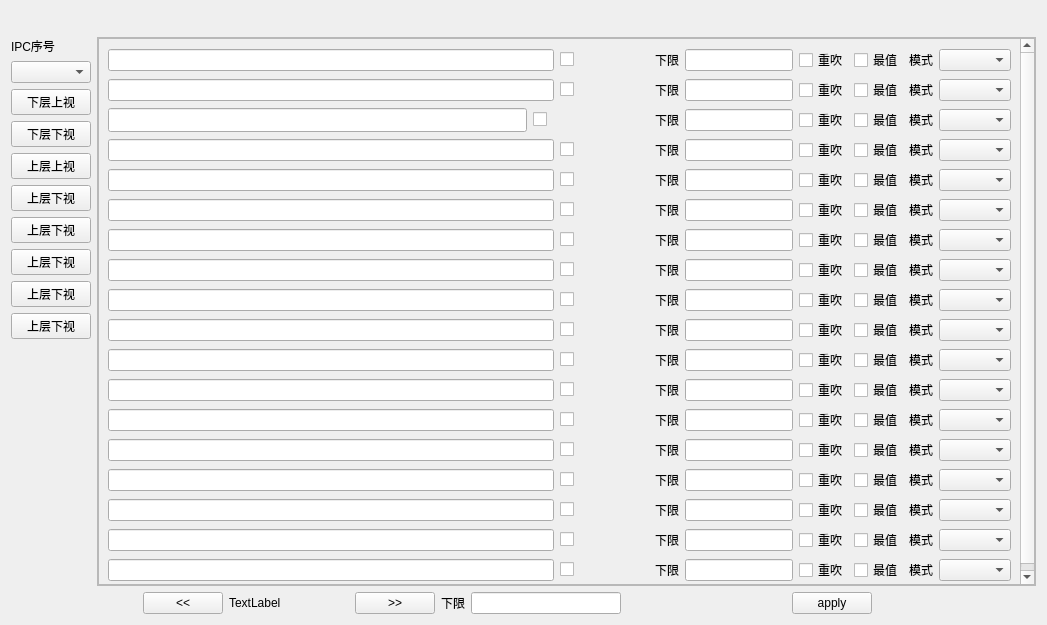
<?xml version="1.0" encoding="UTF-8"?>
<ui version="4.0">
 <class>ipcclassadvparams</class>
 <widget class="QWidget" name="ipcclassadvparams">
  <property name="geometry">
   <rect>
    <x>0</x>
    <y>0</y>
    <width>1047</width>
    <height>625</height>
   </rect>
  </property>
  <property name="windowTitle">
   <string>Form</string>
  </property>
  <layout class="QGridLayout" name="gridLayout_3">
   <item row="0" column="1">
    <layout class="QHBoxLayout" name="horizontalLayout_9">
     <item>
      <spacer name="horizontalSpacer">
       <property name="orientation">
        <enum>Qt::Horizontal</enum>
       </property>
       <property name="sizeHint" stdset="0">
        <size>
         <width>40</width>
         <height>20</height>
        </size>
       </property>
      </spacer>
     </item>
     <item>
      <widget class="UiGroupWidget" name="groupWidget" native="true">
       <property name="maximumSize">
        <size>
         <width>16777215</width>
         <height>100</height>
        </size>
       </property>
      </widget>
     </item>
     <item>
      <spacer name="horizontalSpacer_2">
       <property name="orientation">
        <enum>Qt::Horizontal</enum>
       </property>
       <property name="sizeHint" stdset="0">
        <size>
         <width>40</width>
         <height>20</height>
        </size>
       </property>
      </spacer>
     </item>
    </layout>
   </item>
   <item row="1" column="0" rowspan="2">
    <layout class="QVBoxLayout" name="verticalLayout">
     <item>
      <widget class="QLabel" name="labelIpcNum">
       <property name="text">
        <string>IPC序号</string>
       </property>
      </widget>
     </item>
     <item>
      <widget class="QComboBox" name="comboBoxIpcSelect"/>
     </item>
     <item>
      <widget class="QPushButton" name="pushButton">
       <property name="text">
        <string>下层上视</string>
       </property>
      </widget>
     </item>
     <item>
      <widget class="QPushButton" name="pushButton_1">
       <property name="text">
        <string>下层下视</string>
       </property>
      </widget>
     </item>
     <item>
      <widget class="QPushButton" name="pushButton_2">
       <property name="text">
        <string>上层上视</string>
       </property>
      </widget>
     </item>
     <item>
      <widget class="QPushButton" name="pushButton_3">
       <property name="text">
        <string>上层下视</string>
       </property>
      </widget>
     </item>
     <item>
      <widget class="QPushButton" name="pushButton_4">
       <property name="text">
        <string>上层下视</string>
       </property>
      </widget>
     </item>
     <item>
      <widget class="QPushButton" name="pushButton_5">
       <property name="text">
        <string>上层下视</string>
       </property>
      </widget>
     </item>
     <item>
      <widget class="QPushButton" name="pushButton_6">
       <property name="text">
        <string>上层下视</string>
       </property>
      </widget>
     </item>
     <item>
      <widget class="QPushButton" name="pushButton_7">
       <property name="text">
        <string>上层下视</string>
       </property>
      </widget>
     </item>
     <item>
      <spacer name="verticalSpacer">
       <property name="orientation">
        <enum>Qt::Vertical</enum>
       </property>
       <property name="sizeHint" stdset="0">
        <size>
         <width>20</width>
         <height>40</height>
        </size>
       </property>
      </spacer>
     </item>
    </layout>
   </item>
   <item row="1" column="1">
    <widget class="QFrame" name="frame">
     <property name="frameShape">
      <enum>QFrame::StyledPanel</enum>
     </property>
     <property name="frameShadow">
      <enum>QFrame::Raised</enum>
     </property>
     <layout class="QGridLayout" name="gridLayout">
      <property name="leftMargin">
       <number>0</number>
      </property>
      <property name="topMargin">
       <number>0</number>
      </property>
      <property name="rightMargin">
       <number>0</number>
      </property>
      <property name="bottomMargin">
       <number>0</number>
      </property>
      <property name="verticalSpacing">
       <number>0</number>
      </property>
      <item row="1" column="0">
       <widget class="QScrollArea" name="scrollArea">
        <property name="widgetResizable">
         <bool>true</bool>
        </property>
        <widget class="QWidget" name="scrollAreaWidgetContents">
         <property name="geometry">
          <rect>
           <x>0</x>
           <y>0</y>
           <width>898</width>
           <height>557</height>
          </rect>
         </property>
         <layout class="QGridLayout" name="gridLayout_2">
          <item row="0" column="0">
           <layout class="QVBoxLayout" name="verticalLayout_2">
            <item>
             <layout class="QHBoxLayout" name="horizontalLayout_3" stretch="5,1,0,0,0,0,0,0">
              <item>
               <widget class="myLineEdit" name="class1NameEdit"/>
              </item>
              <item>
               <widget class="QCheckBox" name="checkBox">
                <property name="text">
                 <string/>
                </property>
               </widget>
              </item>
              <item>
               <widget class="QLabel" name="labelBox1">
                <property name="text">
                 <string>下限</string>
                </property>
               </widget>
              </item>
              <item>
               <widget class="myLineEdit" name="lineEditBox1">
                <property name="maximumSize">
                 <size>
                  <width>200</width>
                  <height>16777215</height>
                 </size>
                </property>
               </widget>
              </item>
              <item>
               <widget class="QCheckBox" name="tickModeCheckBox1">
                <property name="text">
                 <string>重吹</string>
                </property>
               </widget>
              </item>
              <item>
               <widget class="QCheckBox" name="fixedModecheckBox1">
                <property name="text">
                 <string>最值</string>
                </property>
               </widget>
              </item>
              <item>
               <widget class="QLabel" name="label">
                <property name="text">
                 <string>模式</string>
                </property>
               </widget>
              </item>
              <item>
               <widget class="QComboBox" name="comboBox"/>
              </item>
             </layout>
            </item>
            <item>
             <layout class="QHBoxLayout" name="horizontalLayout_4" stretch="5,1,0,0,0,0,0,0">
              <item>
               <widget class="myLineEdit" name="class2NameEdit"/>
              </item>
              <item>
               <widget class="QCheckBox" name="checkBox_2">
                <property name="text">
                 <string/>
                </property>
               </widget>
              </item>
              <item>
               <widget class="QLabel" name="labelBox2">
                <property name="text">
                 <string>下限</string>
                </property>
               </widget>
              </item>
              <item>
               <widget class="myLineEdit" name="lineEditBox2">
                <property name="maximumSize">
                 <size>
                  <width>200</width>
                  <height>16777215</height>
                 </size>
                </property>
               </widget>
              </item>
              <item>
               <widget class="QCheckBox" name="tickModeCheckBox2">
                <property name="text">
                 <string>重吹</string>
                </property>
               </widget>
              </item>
              <item>
               <widget class="QCheckBox" name="fixedModecheckBox2">
                <property name="text">
                 <string>最值</string>
                </property>
               </widget>
              </item>
              <item>
               <widget class="QLabel" name="label_2">
                <property name="text">
                 <string>模式</string>
                </property>
               </widget>
              </item>
              <item>
               <widget class="QComboBox" name="comboBox_2"/>
              </item>
             </layout>
            </item>
            <item>
             <layout class="QHBoxLayout" name="horizontalLayout_5" stretch="5,1,0,0,0,0,0,0">
              <item>
               <widget class="myLineEdit" name="class3NameEdit">
                <property name="enabled">
                 <bool>true</bool>
                </property>
                <property name="maximumSize">
                 <size>
                  <width>419</width>
                  <height>25</height>
                 </size>
                </property>
               </widget>
              </item>
              <item>
               <widget class="QCheckBox" name="checkBox_3">
                <property name="text">
                 <string/>
                </property>
               </widget>
              </item>
              <item>
               <widget class="QLabel" name="labelBox3">
                <property name="text">
                 <string>下限</string>
                </property>
               </widget>
              </item>
              <item>
               <widget class="myLineEdit" name="lineEditBox3">
                <property name="maximumSize">
                 <size>
                  <width>200</width>
                  <height>16777215</height>
                 </size>
                </property>
               </widget>
              </item>
              <item>
               <widget class="QCheckBox" name="tickModeCheckBox3">
                <property name="text">
                 <string>重吹</string>
                </property>
               </widget>
              </item>
              <item>
               <widget class="QCheckBox" name="fixedModecheckBox3">
                <property name="text">
                 <string>最值</string>
                </property>
               </widget>
              </item>
              <item>
               <widget class="QLabel" name="label_3">
                <property name="text">
                 <string>模式</string>
                </property>
               </widget>
              </item>
              <item>
               <widget class="QComboBox" name="comboBox_3"/>
              </item>
             </layout>
            </item>
            <item>
             <layout class="QHBoxLayout" name="horizontalLayout_6" stretch="5,1,0,0,0,0,0,0">
              <item>
               <widget class="myLineEdit" name="class4NameEdit"/>
              </item>
              <item>
               <widget class="QCheckBox" name="checkBox_4">
                <property name="text">
                 <string/>
                </property>
               </widget>
              </item>
              <item>
               <widget class="QLabel" name="labelBox4">
                <property name="text">
                 <string>下限</string>
                </property>
               </widget>
              </item>
              <item>
               <widget class="myLineEdit" name="lineEditBox4">
                <property name="maximumSize">
                 <size>
                  <width>200</width>
                  <height>16777215</height>
                 </size>
                </property>
               </widget>
              </item>
              <item>
               <widget class="QCheckBox" name="tickModeCheckBox4">
                <property name="text">
                 <string>重吹</string>
                </property>
               </widget>
              </item>
              <item>
               <widget class="QCheckBox" name="fixedModecheckBox4">
                <property name="text">
                 <string>最值</string>
                </property>
               </widget>
              </item>
              <item>
               <widget class="QLabel" name="label_4">
                <property name="text">
                 <string>模式</string>
                </property>
               </widget>
              </item>
              <item>
               <widget class="QComboBox" name="comboBox_4"/>
              </item>
             </layout>
            </item>
            <item>
             <layout class="QHBoxLayout" name="horizontalLayout_7" stretch="5,1,0,0,0,0,0,0">
              <item>
               <widget class="myLineEdit" name="class5NameEdit"/>
              </item>
              <item>
               <widget class="QCheckBox" name="checkBox_5">
                <property name="text">
                 <string/>
                </property>
               </widget>
              </item>
              <item>
               <widget class="QLabel" name="labelBox5">
                <property name="text">
                 <string>下限</string>
                </property>
               </widget>
              </item>
              <item>
               <widget class="myLineEdit" name="lineEditBox5">
                <property name="maximumSize">
                 <size>
                  <width>200</width>
                  <height>16777215</height>
                 </size>
                </property>
               </widget>
              </item>
              <item>
               <widget class="QCheckBox" name="tickModeCheckBox5">
                <property name="text">
                 <string>重吹</string>
                </property>
               </widget>
              </item>
              <item>
               <widget class="QCheckBox" name="fixedModecheckBox5">
                <property name="text">
                 <string>最值</string>
                </property>
               </widget>
              </item>
              <item>
               <widget class="QLabel" name="label_5">
                <property name="text">
                 <string>模式</string>
                </property>
               </widget>
              </item>
              <item>
               <widget class="QComboBox" name="comboBox_5"/>
              </item>
             </layout>
            </item>
            <item>
             <layout class="QHBoxLayout" name="horizontalLayout_8" stretch="5,1,0,0,0,0,0,0">
              <item>
               <widget class="myLineEdit" name="class6NameEdit"/>
              </item>
              <item>
               <widget class="QCheckBox" name="checkBox_6">
                <property name="text">
                 <string/>
                </property>
               </widget>
              </item>
              <item>
               <widget class="QLabel" name="labelBox6">
                <property name="text">
                 <string>下限</string>
                </property>
               </widget>
              </item>
              <item>
               <widget class="myLineEdit" name="lineEditBox6">
                <property name="maximumSize">
                 <size>
                  <width>200</width>
                  <height>16777215</height>
                 </size>
                </property>
               </widget>
              </item>
              <item>
               <widget class="QCheckBox" name="tickModeCheckBox6">
                <property name="text">
                 <string>重吹</string>
                </property>
               </widget>
              </item>
              <item>
               <widget class="QCheckBox" name="fixedModecheckBox6">
                <property name="text">
                 <string>最值</string>
                </property>
               </widget>
              </item>
              <item>
               <widget class="QLabel" name="label_6">
                <property name="text">
                 <string>模式</string>
                </property>
               </widget>
              </item>
              <item>
               <widget class="QComboBox" name="comboBox_6"/>
              </item>
             </layout>
            </item>
            <item>
             <layout class="QHBoxLayout" name="horizontalLayout_10" stretch="5,1,0,0,0,0,0,0">
              <item>
               <widget class="myLineEdit" name="class6NameEdit_2"/>
              </item>
              <item>
               <widget class="QCheckBox" name="checkBox_7">
                <property name="text">
                 <string/>
                </property>
               </widget>
              </item>
              <item>
               <widget class="QLabel" name="labelBox6_2">
                <property name="text">
                 <string>下限</string>
                </property>
               </widget>
              </item>
              <item>
               <widget class="myLineEdit" name="lineEditBox6_2">
                <property name="maximumSize">
                 <size>
                  <width>200</width>
                  <height>16777215</height>
                 </size>
                </property>
               </widget>
              </item>
              <item>
               <widget class="QCheckBox" name="tickModeCheckBox6_2">
                <property name="text">
                 <string>重吹</string>
                </property>
               </widget>
              </item>
              <item>
               <widget class="QCheckBox" name="fixedModecheckBox6_2">
                <property name="text">
                 <string>最值</string>
                </property>
               </widget>
              </item>
              <item>
               <widget class="QLabel" name="label_7">
                <property name="text">
                 <string>模式</string>
                </property>
               </widget>
              </item>
              <item>
               <widget class="QComboBox" name="comboBox_7"/>
              </item>
             </layout>
            </item>
            <item>
             <layout class="QHBoxLayout" name="horizontalLayout_11" stretch="5,1,0,0,0,0,0,0">
              <item>
               <widget class="myLineEdit" name="class6NameEdit_3"/>
              </item>
              <item>
               <widget class="QCheckBox" name="checkBox_8">
                <property name="text">
                 <string/>
                </property>
               </widget>
              </item>
              <item>
               <widget class="QLabel" name="labelBox6_3">
                <property name="text">
                 <string>下限</string>
                </property>
               </widget>
              </item>
              <item>
               <widget class="myLineEdit" name="lineEditBox6_3">
                <property name="maximumSize">
                 <size>
                  <width>200</width>
                  <height>16777215</height>
                 </size>
                </property>
               </widget>
              </item>
              <item>
               <widget class="QCheckBox" name="tickModeCheckBox6_3">
                <property name="text">
                 <string>重吹</string>
                </property>
               </widget>
              </item>
              <item>
               <widget class="QCheckBox" name="fixedModecheckBox6_3">
                <property name="text">
                 <string>最值</string>
                </property>
               </widget>
              </item>
              <item>
               <widget class="QLabel" name="label_8">
                <property name="text">
                 <string>模式</string>
                </property>
               </widget>
              </item>
              <item>
               <widget class="QComboBox" name="comboBox_8"/>
              </item>
             </layout>
            </item>
            <item>
             <layout class="QHBoxLayout" name="horizontalLayout_12" stretch="5,1,0,0,0,0,0,0">
              <item>
               <widget class="myLineEdit" name="class6NameEdit_4"/>
              </item>
              <item>
               <widget class="QCheckBox" name="checkBox_9">
                <property name="text">
                 <string/>
                </property>
               </widget>
              </item>
              <item>
               <widget class="QLabel" name="labelBox6_4">
                <property name="text">
                 <string>下限</string>
                </property>
               </widget>
              </item>
              <item>
               <widget class="myLineEdit" name="lineEditBox6_4">
                <property name="maximumSize">
                 <size>
                  <width>200</width>
                  <height>16777215</height>
                 </size>
                </property>
               </widget>
              </item>
              <item>
               <widget class="QCheckBox" name="tickModeCheckBox6_4">
                <property name="text">
                 <string>重吹</string>
                </property>
               </widget>
              </item>
              <item>
               <widget class="QCheckBox" name="fixedModecheckBox6_4">
                <property name="text">
                 <string>最值</string>
                </property>
               </widget>
              </item>
              <item>
               <widget class="QLabel" name="label_9">
                <property name="text">
                 <string>模式</string>
                </property>
               </widget>
              </item>
              <item>
               <widget class="QComboBox" name="comboBox_9"/>
              </item>
             </layout>
            </item>
            <item>
             <layout class="QHBoxLayout" name="horizontalLayout_13" stretch="5,1,0,0,0,0,0,0">
              <item>
               <widget class="myLineEdit" name="class6NameEdit_5"/>
              </item>
              <item>
               <widget class="QCheckBox" name="checkBox_10">
                <property name="text">
                 <string/>
                </property>
               </widget>
              </item>
              <item>
               <widget class="QLabel" name="labelBox6_5">
                <property name="text">
                 <string>下限</string>
                </property>
               </widget>
              </item>
              <item>
               <widget class="myLineEdit" name="lineEditBox6_5">
                <property name="maximumSize">
                 <size>
                  <width>200</width>
                  <height>16777215</height>
                 </size>
                </property>
               </widget>
              </item>
              <item>
               <widget class="QCheckBox" name="tickModeCheckBox6_5">
                <property name="text">
                 <string>重吹</string>
                </property>
               </widget>
              </item>
              <item>
               <widget class="QCheckBox" name="fixedModecheckBox6_5">
                <property name="text">
                 <string>最值</string>
                </property>
               </widget>
              </item>
              <item>
               <widget class="QLabel" name="label_10">
                <property name="text">
                 <string>模式</string>
                </property>
               </widget>
              </item>
              <item>
               <widget class="QComboBox" name="comboBox_10"/>
              </item>
             </layout>
            </item>
            <item>
             <layout class="QHBoxLayout" name="horizontalLayout_14" stretch="5,1,0,0,0,0,0,0">
              <item>
               <widget class="myLineEdit" name="class6NameEdit_6"/>
              </item>
              <item>
               <widget class="QCheckBox" name="checkBox_11">
                <property name="text">
                 <string/>
                </property>
               </widget>
              </item>
              <item>
               <widget class="QLabel" name="labelBox6_6">
                <property name="text">
                 <string>下限</string>
                </property>
               </widget>
              </item>
              <item>
               <widget class="myLineEdit" name="lineEditBox6_6">
                <property name="maximumSize">
                 <size>
                  <width>200</width>
                  <height>16777215</height>
                 </size>
                </property>
               </widget>
              </item>
              <item>
               <widget class="QCheckBox" name="tickModeCheckBox6_6">
                <property name="text">
                 <string>重吹</string>
                </property>
               </widget>
              </item>
              <item>
               <widget class="QCheckBox" name="fixedModecheckBox6_6">
                <property name="text">
                 <string>最值</string>
                </property>
               </widget>
              </item>
              <item>
               <widget class="QLabel" name="label_11">
                <property name="text">
                 <string>模式</string>
                </property>
               </widget>
              </item>
              <item>
               <widget class="QComboBox" name="comboBox_11"/>
              </item>
             </layout>
            </item>
            <item>
             <layout class="QHBoxLayout" name="horizontalLayout_15" stretch="5,1,0,0,0,0,0,0">
              <item>
               <widget class="myLineEdit" name="class6NameEdit_7"/>
              </item>
              <item>
               <widget class="QCheckBox" name="checkBox_12">
                <property name="text">
                 <string/>
                </property>
               </widget>
              </item>
              <item>
               <widget class="QLabel" name="labelBox6_7">
                <property name="text">
                 <string>下限</string>
                </property>
               </widget>
              </item>
              <item>
               <widget class="myLineEdit" name="lineEditBox6_7">
                <property name="maximumSize">
                 <size>
                  <width>200</width>
                  <height>16777215</height>
                 </size>
                </property>
               </widget>
              </item>
              <item>
               <widget class="QCheckBox" name="tickModeCheckBox6_7">
                <property name="text">
                 <string>重吹</string>
                </property>
               </widget>
              </item>
              <item>
               <widget class="QCheckBox" name="fixedModecheckBox6_7">
                <property name="text">
                 <string>最值</string>
                </property>
               </widget>
              </item>
              <item>
               <widget class="QLabel" name="label_12">
                <property name="text">
                 <string>模式</string>
                </property>
               </widget>
              </item>
              <item>
               <widget class="QComboBox" name="comboBox_12"/>
              </item>
             </layout>
            </item>
            <item>
             <layout class="QHBoxLayout" name="horizontalLayout_16" stretch="5,1,0,0,0,0,0,0">
              <item>
               <widget class="myLineEdit" name="class6NameEdit_8"/>
              </item>
              <item>
               <widget class="QCheckBox" name="checkBox_13">
                <property name="text">
                 <string/>
                </property>
               </widget>
              </item>
              <item>
               <widget class="QLabel" name="labelBox6_8">
                <property name="text">
                 <string>下限</string>
                </property>
               </widget>
              </item>
              <item>
               <widget class="myLineEdit" name="lineEditBox6_8">
                <property name="maximumSize">
                 <size>
                  <width>200</width>
                  <height>16777215</height>
                 </size>
                </property>
               </widget>
              </item>
              <item>
               <widget class="QCheckBox" name="tickModeCheckBox6_8">
                <property name="text">
                 <string>重吹</string>
                </property>
               </widget>
              </item>
              <item>
               <widget class="QCheckBox" name="fixedModecheckBox6_8">
                <property name="text">
                 <string>最值</string>
                </property>
               </widget>
              </item>
              <item>
               <widget class="QLabel" name="label_13">
                <property name="text">
                 <string>模式</string>
                </property>
               </widget>
              </item>
              <item>
               <widget class="QComboBox" name="comboBox_13"/>
              </item>
             </layout>
            </item>
            <item>
             <layout class="QHBoxLayout" name="horizontalLayout_17" stretch="5,1,0,0,0,0,0,0">
              <item>
               <widget class="myLineEdit" name="class6NameEdit_9"/>
              </item>
              <item>
               <widget class="QCheckBox" name="checkBox_14">
                <property name="text">
                 <string/>
                </property>
               </widget>
              </item>
              <item>
               <widget class="QLabel" name="labelBox6_9">
                <property name="text">
                 <string>下限</string>
                </property>
               </widget>
              </item>
              <item>
               <widget class="myLineEdit" name="lineEditBox6_9">
                <property name="maximumSize">
                 <size>
                  <width>200</width>
                  <height>16777215</height>
                 </size>
                </property>
               </widget>
              </item>
              <item>
               <widget class="QCheckBox" name="tickModeCheckBox6_9">
                <property name="text">
                 <string>重吹</string>
                </property>
               </widget>
              </item>
              <item>
               <widget class="QCheckBox" name="fixedModecheckBox6_9">
                <property name="text">
                 <string>最值</string>
                </property>
               </widget>
              </item>
              <item>
               <widget class="QLabel" name="label_14">
                <property name="text">
                 <string>模式</string>
                </property>
               </widget>
              </item>
              <item>
               <widget class="QComboBox" name="comboBox_14"/>
              </item>
             </layout>
            </item>
            <item>
             <layout class="QHBoxLayout" name="horizontalLayout_18" stretch="5,1,0,0,0,0,0,0">
              <item>
               <widget class="myLineEdit" name="class6NameEdit_10"/>
              </item>
              <item>
               <widget class="QCheckBox" name="checkBox_15">
                <property name="text">
                 <string/>
                </property>
               </widget>
              </item>
              <item>
               <widget class="QLabel" name="labelBox6_10">
                <property name="text">
                 <string>下限</string>
                </property>
               </widget>
              </item>
              <item>
               <widget class="myLineEdit" name="lineEditBox6_10">
                <property name="maximumSize">
                 <size>
                  <width>200</width>
                  <height>16777215</height>
                 </size>
                </property>
               </widget>
              </item>
              <item>
               <widget class="QCheckBox" name="tickModeCheckBox6_10">
                <property name="text">
                 <string>重吹</string>
                </property>
               </widget>
              </item>
              <item>
               <widget class="QCheckBox" name="fixedModecheckBox6_10">
                <property name="text">
                 <string>最值</string>
                </property>
               </widget>
              </item>
              <item>
               <widget class="QLabel" name="label_15">
                <property name="text">
                 <string>模式</string>
                </property>
               </widget>
              </item>
              <item>
               <widget class="QComboBox" name="comboBox_15"/>
              </item>
             </layout>
            </item>
            <item>
             <layout class="QHBoxLayout" name="horizontalLayout_19" stretch="5,1,0,0,0,0,0,0">
              <item>
               <widget class="myLineEdit" name="class6NameEdit_11"/>
              </item>
              <item>
               <widget class="QCheckBox" name="checkBox_16">
                <property name="text">
                 <string/>
                </property>
               </widget>
              </item>
              <item>
               <widget class="QLabel" name="labelBox6_11">
                <property name="text">
                 <string>下限</string>
                </property>
               </widget>
              </item>
              <item>
               <widget class="myLineEdit" name="lineEditBox6_11">
                <property name="maximumSize">
                 <size>
                  <width>200</width>
                  <height>16777215</height>
                 </size>
                </property>
               </widget>
              </item>
              <item>
               <widget class="QCheckBox" name="tickModeCheckBox6_11">
                <property name="text">
                 <string>重吹</string>
                </property>
               </widget>
              </item>
              <item>
               <widget class="QCheckBox" name="fixedModecheckBox6_11">
                <property name="text">
                 <string>最值</string>
                </property>
               </widget>
              </item>
              <item>
               <widget class="QLabel" name="label_16">
                <property name="text">
                 <string>模式</string>
                </property>
               </widget>
              </item>
              <item>
               <widget class="QComboBox" name="comboBox_16"/>
              </item>
             </layout>
            </item>
            <item>
             <layout class="QHBoxLayout" name="horizontalLayout_20" stretch="5,1,0,0,0,0,0,0">
              <item>
               <widget class="myLineEdit" name="class6NameEdit_12"/>
              </item>
              <item>
               <widget class="QCheckBox" name="checkBox_17">
                <property name="text">
                 <string/>
                </property>
               </widget>
              </item>
              <item>
               <widget class="QLabel" name="labelBox6_12">
                <property name="text">
                 <string>下限</string>
                </property>
               </widget>
              </item>
              <item>
               <widget class="myLineEdit" name="lineEditBox6_12">
                <property name="maximumSize">
                 <size>
                  <width>200</width>
                  <height>16777215</height>
                 </size>
                </property>
               </widget>
              </item>
              <item>
               <widget class="QCheckBox" name="tickModeCheckBox6_12">
                <property name="text">
                 <string>重吹</string>
                </property>
               </widget>
              </item>
              <item>
               <widget class="QCheckBox" name="fixedModecheckBox6_12">
                <property name="text">
                 <string>最值</string>
                </property>
               </widget>
              </item>
              <item>
               <widget class="QLabel" name="label_17">
                <property name="text">
                 <string>模式</string>
                </property>
               </widget>
              </item>
              <item>
               <widget class="QComboBox" name="comboBox_17"/>
              </item>
             </layout>
            </item>
            <item>
             <layout class="QHBoxLayout" name="horizontalLayout_21" stretch="5,1,0,0,0,0,0,0">
              <item>
               <widget class="myLineEdit" name="class6NameEdit_13"/>
              </item>
              <item>
               <widget class="QCheckBox" name="checkBox_18">
                <property name="text">
                 <string/>
                </property>
               </widget>
              </item>
              <item>
               <widget class="QLabel" name="labelBox6_13">
                <property name="text">
                 <string>下限</string>
                </property>
               </widget>
              </item>
              <item>
               <widget class="myLineEdit" name="lineEditBox6_13">
                <property name="maximumSize">
                 <size>
                  <width>200</width>
                  <height>16777215</height>
                 </size>
                </property>
               </widget>
              </item>
              <item>
               <widget class="QCheckBox" name="tickModeCheckBox6_13">
                <property name="text">
                 <string>重吹</string>
                </property>
               </widget>
              </item>
              <item>
               <widget class="QCheckBox" name="fixedModecheckBox6_13">
                <property name="text">
                 <string>最值</string>
                </property>
               </widget>
              </item>
              <item>
               <widget class="QLabel" name="label_18">
                <property name="text">
                 <string>模式</string>
                </property>
               </widget>
              </item>
              <item>
               <widget class="QComboBox" name="comboBox_18"/>
              </item>
             </layout>
            </item>
           </layout>
          </item>
         </layout>
         <zorder></zorder>
        </widget>
       </widget>
      </item>
     </layout>
    </widget>
   </item>
   <item row="2" column="1">
    <layout class="QHBoxLayout" name="horizontalLayout_2">
     <item>
      <layout class="QHBoxLayout" name="horizontalLayout">
       <item>
        <widget class="SetEditValueWidget" name="classCountWidget" native="true"/>
       </item>
       <item>
        <spacer name="horizontalSpacer_5">
         <property name="orientation">
          <enum>Qt::Horizontal</enum>
         </property>
         <property name="sizeHint" stdset="0">
          <size>
           <width>40</width>
           <height>20</height>
          </size>
         </property>
        </spacer>
       </item>
       <item>
        <widget class="QPushButton" name="lastPageBtn">
         <property name="text">
          <string>&lt;&lt;</string>
         </property>
        </widget>
       </item>
       <item>
        <widget class="QLabel" name="curPagelabel">
         <property name="minimumSize">
          <size>
           <width>120</width>
           <height>0</height>
          </size>
         </property>
         <property name="text">
          <string>TextLabel</string>
         </property>
        </widget>
       </item>
       <item>
        <widget class="QPushButton" name="nextPageBtn">
         <property name="text">
          <string>&gt;&gt;</string>
         </property>
        </widget>
       </item>
      </layout>
     </item>
     <item>
      <widget class="QLabel" name="labelLengthLimit">
       <property name="text">
        <string>下限</string>
       </property>
      </widget>
     </item>
     <item>
      <widget class="myLineEdit" name="lineEditLengthLimit">
       <property name="maximumSize">
        <size>
         <width>150</width>
         <height>16777215</height>
        </size>
       </property>
      </widget>
     </item>
     <item>
      <spacer name="horizontalSpacer_3">
       <property name="orientation">
        <enum>Qt::Horizontal</enum>
       </property>
       <property name="sizeHint" stdset="0">
        <size>
         <width>40</width>
         <height>20</height>
        </size>
       </property>
      </spacer>
     </item>
     <item>
      <widget class="QPushButton" name="applyBtn">
       <property name="text">
        <string>apply</string>
       </property>
      </widget>
     </item>
     <item>
      <spacer name="horizontalSpacer_4">
       <property name="orientation">
        <enum>Qt::Horizontal</enum>
       </property>
       <property name="sizeHint" stdset="0">
        <size>
         <width>20</width>
         <height>20</height>
        </size>
       </property>
      </spacer>
     </item>
    </layout>
   </item>
  </layout>
 </widget>
 <customwidgets>
  <customwidget>
   <class>myLineEdit</class>
   <extends>QLineEdit</extends>
   <header location="global">mysortwidget/mylineedit.h</header>
  </customwidget>
  <customwidget>
   <class>SetEditValueWidget</class>
   <extends>QWidget</extends>
   <header location="global">mysortwidget/seteditvaluewidget.h</header>
   <container>1</container>
  </customwidget>
  <customwidget>
   <class>UiGroupWidget</class>
   <extends>QWidget</extends>
   <header location="global">../uikits/src/UiGroupWidget.h</header>
   <container>1</container>
  </customwidget>
 </customwidgets>
 <resources/>
 <connections/>
</ui>
